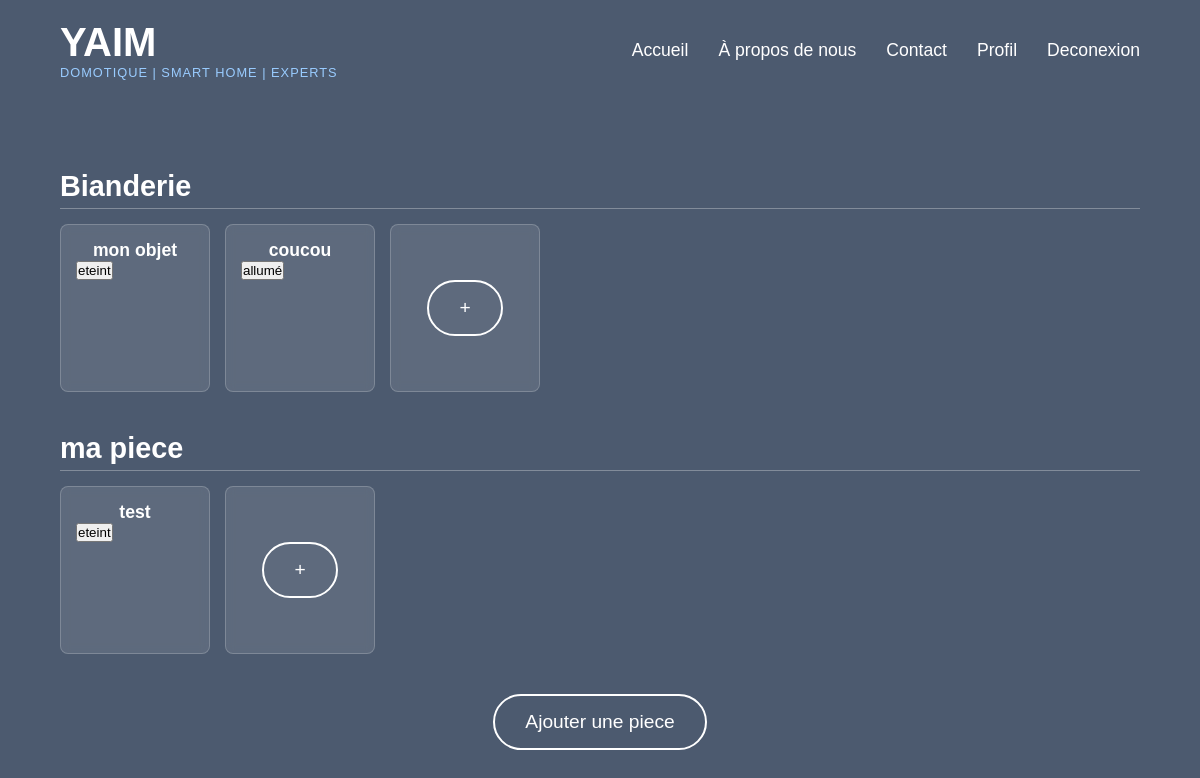
The app's page /objets/ (signed in) with its own data.
### main_app/models.py (models this page shows, shortened)
class Piece(models.Model):
    id = models.AutoField(unique=True, primary_key=True)
    id_maison = models.ForeignKey(Maison, on_delete=models.CASCADE)
    nom_piece = models.CharField(max_length=200)

class Lampe(models.Model):
    id = models.AutoField(unique=True, primary_key=True)
    id_piece = models.ForeignKey(Piece, on_delete=models.CASCADE)
    etat = models.BooleanField(default=False)
    nom_lampe = models.CharField(max_length=200)

### main_app/views.py (the view, shortened to what this page needs)
# urls.py: path("objets/", views.objets, name="main"),
def objets(request):
    my_maison_link = safe_get_maison_link(request)
    if my_maison_link == -1:
        return redirect('home')
    my_maison = models.Maison.objects.get(link_maison_user=my_maison_link)
    list_pieces = models.Piece.objects.filter(id_maison=my_maison)
    list_lampes = [[] for _ in list_pieces]
    for i in range(len(list_pieces)):
        lampes_in_piece = models.Lampe.objects.filter(id_piece=list_pieces[i])
        list_lampes[i] = lampes_in_piece
    data = zip(list_pieces, list_lampes)
    return render(request, "objet.html", {
        'data':data,
    })

### main_app/views.py (called while the page is built)
def safe_get_maison_link(request):
    if not request.user.is_authenticated:
        return -1
    user = request.user
    try:
        my_maison_link = models.Link_Maison_User.objects.get(id_user=user)
    except models.Link_Maison_User.DoesNotExist:
        return -1
    return my_maison_link

### main_app/templates/objet.html (shortened to what this page needs)
{% extends "base.html" %}
{% block content %}
<main class="main-content">
    <form action="#" method="post">
        {% for p, list_lampes in data %}
        <section class="room-category">
            <h2 class="room-title">{{ p.nom_piece }}</h2>
            <div class="devices-container">
                {% for l in list_lampes %}
                    <div class="device-card">
                        <h3 class="device-name">{{ l.nom_lampe }}</h3>
                            <button value="{{ l.id }}" name="clicked">
                                {% if l.etat %}
                                    allumé
                                {% else %}
                                    eteint
                                {% endif %}
                            </button>
                    </div>
                {% endfor %}
                <div class="device-card">
                    <button class="add-button" value="{{ p.id }}" name="piece">+</button>
                </div>
            </div>
        </section>
        {% endfor %}
    </form>
    <a class="add-button", href="ajouter_piece">Ajouter une piece</a>
</main>
{% endblock %}

### main_app/templates/base.html (shortened to what this page needs)
<!DOCTYPE html>
<html lang="fr">
<head>
    {% load static %}
    <link rel="stylesheet" href="{% static 'css/styles.css' %}">
</head>
<body>
    <header class="header">
        <div class="logo-container">
            <a href="../../../" class="logo">YAIM</a>
            <span class="tagline">DOMOTIQUE | SMART HOME | EXPERTS</span>
        </div>
        <nav>
            <ul class="nav-links">
                <li><a href="../../../">Accueil</a></li>
                <li><a href="#">À propos de nous</a></li>
                <li><a href="#">Contact</a></li>
                {% if user.is_authenticated %}
                <li><a href="../../../profil/">Profil</a></li>
                <li><a href="../../../deconnexion/">Deconexion</a></li>
                {% else %}
                <li><a href="../../../connexion">Se connecter</a></li>
                <li><a href="../../../incription">S'inscrire</a></li>
                {% endif %}
            </ul>
        </nav>
    </header>
    {% block content %}
    {% endblock %}
</body>
</html>

### main_app/static/css/styles.css (style rules this page uses)
* { margin: 0; padding: 0; box-sizing: border-box; font-family: 'Arial', sans-serif; }
body { background-size: cover; background-position: center; background-attachment: fixed; min-height: 100vh; position: relative; color: white; }
body::before { content: ''; position: absolute; top: 0; left: 0; width: 100%; height: 100%; background-color: rgba(0, 20, 50, 0.7); z-index: -1; }
.header { display: flex; justify-content: space-between; align-items: center; padding: 20px 5%; position: relative; }
.logo-container { display: flex; flex-direction: column; }
.logo { font-size: 2.5rem; font-weight: bold; color: white; text-decoration: none; }
.tagline { font-size: 0.8rem; letter-spacing: 1px; color: #99ccff; }
.nav-links { display: flex; list-style: none; }
.nav-links li { margin-left: 30px; }
.nav-links a { color: white; text-decoration: none; font-size: 1.1rem; transition: all 0.3s ease; }
.main-content { padding: 20px 5%; margin-top: 50px; }
.room-category { margin-bottom: 40px; }
.room-title { font-size: 1.8rem; margin-bottom: 15px; border-bottom: 1px solid rgba(255, 255, 255, 0.3); padding-bottom: 5px; }
.devices-container { display: flex; flex-wrap: wrap; gap: 15px; }
.device-card { background-color: rgba(255, 255, 255, 0.1); border-radius: 8px; padding: 15px; min-width: 150px; backdrop-filter: blur(5px); border: 1px solid rgba(255, 255, 255, 0.2); transition: all 0.3s ease; }
.device-name { font-size: 1.1rem; text-align: center; }
.add-button { text-decoration: none; margin-top: 30px; padding: 15px 30px; font-size: 1.2rem; background-color: transparent; color: white; border: 2px solid white; border-radius: 30px; cursor: pointer; transition: all 0.3s ease; display: block; margin: 40px auto; width: fit-content; }

### records on screen
Piece: nom_piece "Bianderie", {{ p.id }} 5 (drawn)
Lampe: nom_lampe "mon objet", {{ l.id }} 13 (drawn), etat "eteint"
Lampe: nom_lampe "coucou", {{ l.id }} 14 (drawn), etat "allumé"
Piece: nom_piece "ma piece", {{ p.id }} 6 (drawn)
Lampe: nom_lampe "test", {{ l.id }} 15 (drawn), etat "eteint"
